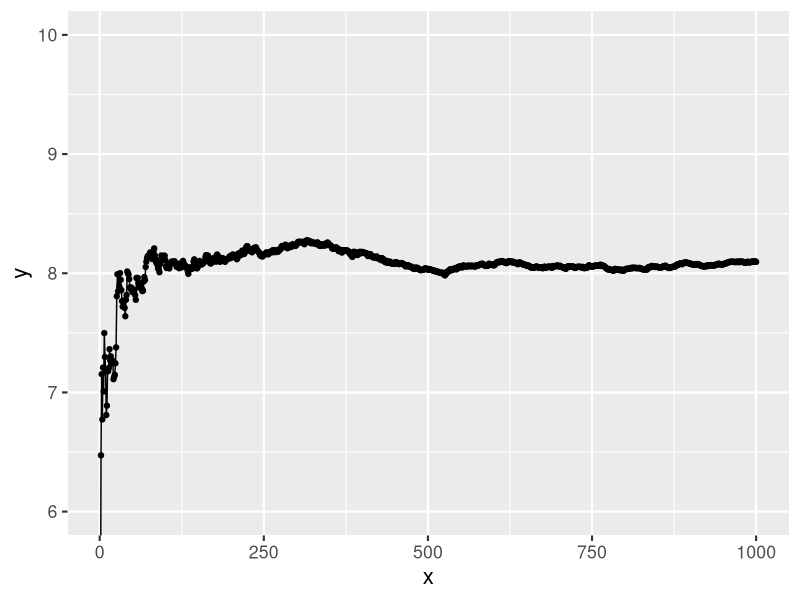
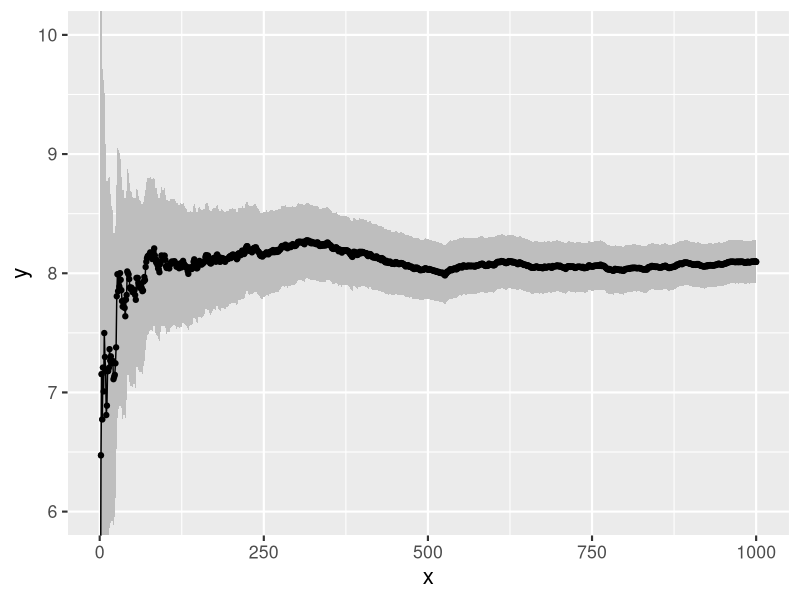
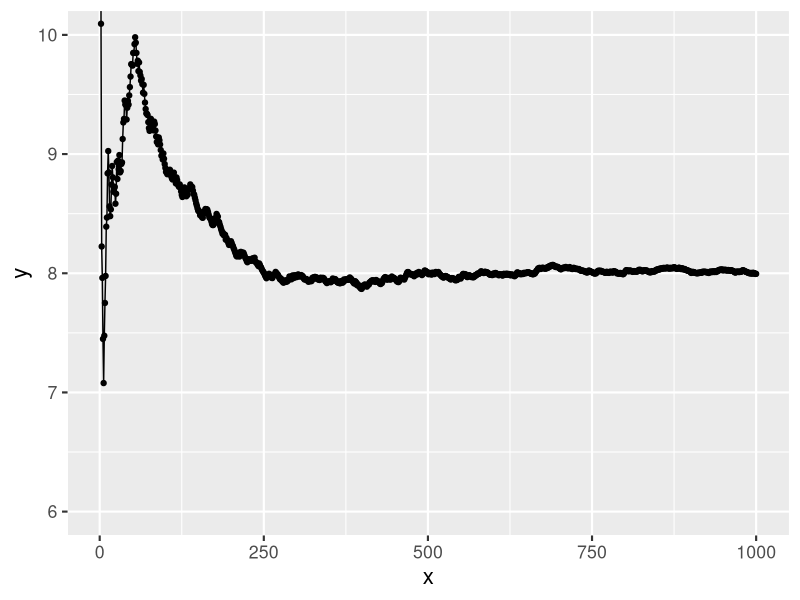
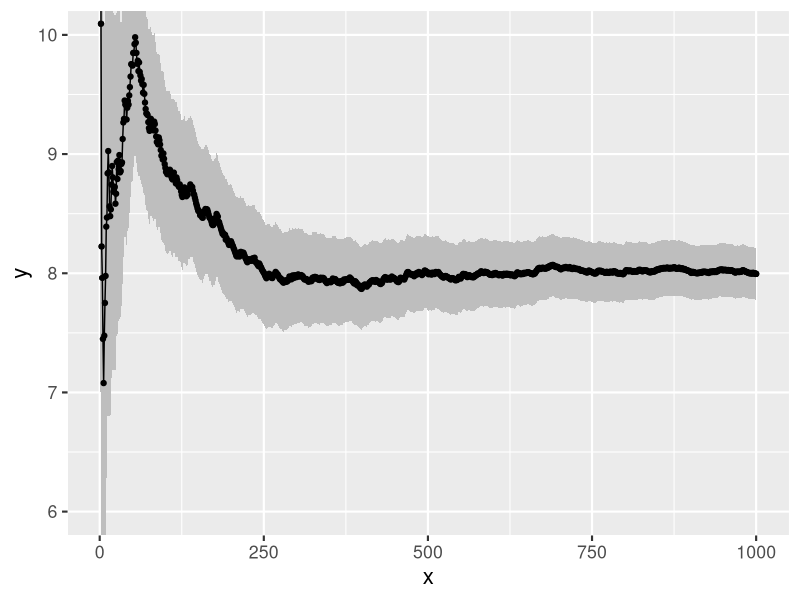
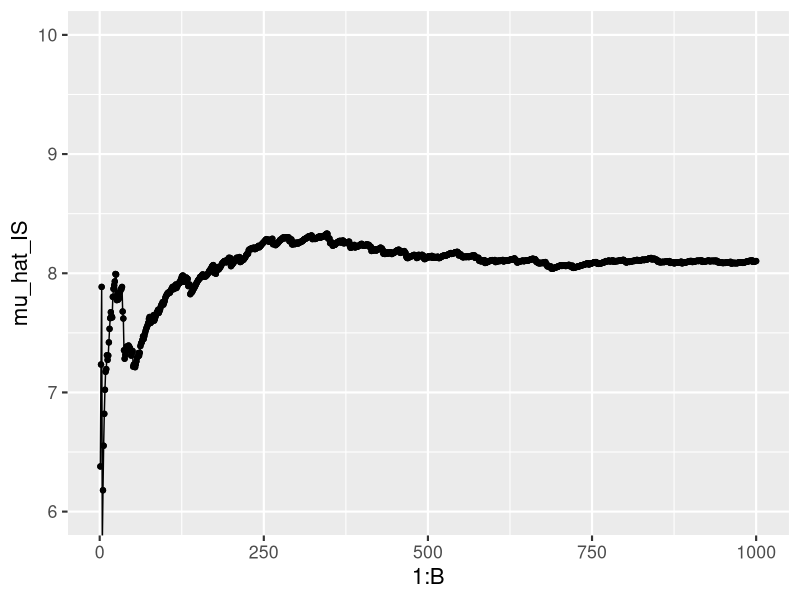
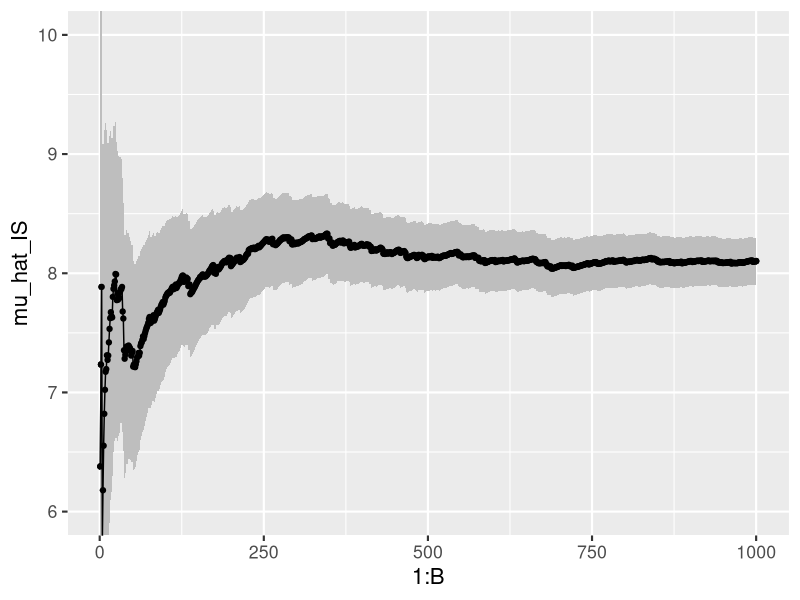

These charts were generated, in order, by the following R code: (Note: this script raises an error after producing the figures.)
## ---- chunk 1
knitr::knit_hooks$set(crop = knitr::hook_pdfcrop)

knitr::opts_chunk$set(
  fig.width = 8,
  fig.height = 5,
  fig.retina = 3,
  fig.align = "center",
  cache = FALSE,
  autodep = TRUE,
  dev.args = list(pointsize = 16),
  crop = TRUE
)

library(tidyverse)

old_options <- options(digits = 4)

theme_set(theme_grey(base_size = 16))
## ---- chunk 2
set.seed(1234)
B <- 1000
x <- rgamma(B, 8) # h(x) = x
mu_hat <- (cumsum(x) / (1:B))
sigma_hat <- sd(x)
mu_hat[B] # Theoretical value 8
sigma_hat # Theoretical value sqrt(8) = 2.8284
## ---- chunk 3
p <- ggplot(tibble(x = 1:B, y = mu_hat), aes(x, y)) +
  geom_line() +
  geom_point() +
  coord_cartesian(ylim = c(6, 10))
p
## ---- chunk 4
p + geom_ribbon(
  aes(
    ymin = mu_hat - 1.96 * sigma_hat / sqrt(1:B),
    ymax = mu_hat + 1.96 * sigma_hat / sqrt(1:B)
  ),
  fill = "gray"
) + geom_line() + geom_point()
## ---- chunk 5
set.seed(1234)
B <- 1000
x <- rnorm(B, 10, 3)
w_star <- dgamma(x, 8) / dnorm(x, 10, 3) #<<
mu_hat_IS <- (cumsum(x * w_star) / (1:B))
mu_hat_IS[B] # Theoretical value 8
## ---- chunk 6
p <- ggplot(
  tibble(x = 1:B, y = mu_hat_IS),
  aes(x, y)
) +
  geom_line() +
  geom_point() +
  coord_cartesian(ylim = c(6, 10))
p
## ---- chunk 7
sigma_hat_IS <- sd(x * w_star)
sigma_hat_IS # Theoretical value ??
## ---- chunk 8
p + geom_ribbon(
  aes(
    ymin = mu_hat_IS - 1.96 * sigma_hat_IS / sqrt(1:B),
    ymax = mu_hat_IS + 1.96 * sigma_hat_IS / sqrt(1:B)
  ),
  fill = "gray"
) + geom_line() + geom_point()
## ---- chunk 9
set.seed(1234)
B <- 1000
x <- rnorm(B, 10, 3)
w_star <- numeric(B)
x_pos <- x[x > 0]
w_star[x > 0] <- exp((x_pos - 10)^2 / 18 - x_pos + 7 * log(x_pos))
mu_hat_IS <- cumsum(x * w_star) / cumsum(w_star)
mu_hat_IS[B] # Theoretical value 8
## ---- chunk 10
p <- qplot(1:B, mu_hat_IS) +
  geom_line() +
  geom_point() +
  coord_cartesian(ylim = c(6, 10))
p
## ---- chunk 11
c_hat <- mean(w_star)
sigma_hat_IS <- sd(x * w_star)
sigma_hat_w_star <- sd(w_star)
gamma_hat <- cov(x * w_star, w_star)
sigma_hat_IS_w <- sqrt(sigma_hat_IS^2 + mu_hat_IS[B]^2 * sigma_hat_w_star^2 -
  2 * mu_hat_IS[B] * gamma_hat) / c_hat
sigma_hat_IS_w
## ---- chunk 12
p + geom_ribbon(
  aes(
    ymin = mu_hat_IS - 1.96 * sigma_hat_IS_w / sqrt(1:B),
    ymax = mu_hat_IS + 1.96 * sigma_hat_IS_w / sqrt(1:B)
  ),
  fill = "gray"
) + geom_line() + geom_point()
## ---- chunk 13
knitr::include_graphics("images/networkfig.png")
## ---- chunk 14
A <- matrix(0, 10, 10)
A[1, c(2, 4, 5)] <- 1
A[2, c(1, 3, 6)] <- 1
A[3, c(2, 6, 7, 8, 10)] <- 1
A[4, c(1, 5, 8)] <- 1
A[5, c(1, 4, 8, 9)] <- 1
A[6, c(2, 3, 7, 10)] <- 1
A[7, c(3, 6, 10)] <- 1
A[8, c(3, 4, 5, 9)] <- 1
A[9, c(5, 8, 10)] <- 1
A[10, c(3, 6, 7, 9)] <- 1
A # Graph adjacency matrix
## ---- chunk 15
Aup <- A
Aup[lower.tri(Aup)] <- 0
## ---- chunk 16
discon <- function(Aup) {
  A <- Matrix::forceSymmetric(Aup, "U")
  i <- 3
  Apow <- A %*% A %*% A # A^3

  while (Apow[1, 10] == 0 && i < 9) {
    Apow <- Apow %*% A
    i <- i + 1
  }

  Apow[1, 10] == 0 # TRUE if nodes 1 and 10 are not connected
}
## ---- chunk 17
sim_net <- function(Aup, p) {
  ones <- which(Aup == 1)
  Aup[ones] <- sample(
    c(0, 1),
    length(ones),
    replace = TRUE,
    prob = c(p, 1 - p)
  )
  Aup
}
## ---- chunk 18
bench::bench_time(replicate(1e5, sim_net(Aup, 0.5)))
## ---- chunk 19
set.seed(27092016)
n <- 1e5
tmp <- replicate(n, discon(sim_net(Aup, 0.05)))
mu_hat <- mean(tmp)
mu_hat
## ---- chunk 20
mu_hat + 1.96 * sqrt(mu_hat * (1 - mu_hat) / n) * c(-1, 0, 1)
## ---- chunk 21
weights <- function(Aup, Aup0, p0, p) {
  w <- discon(Aup0)
  if (w) {
    s <- sum(Aup0)
    w <- (p / p0)^18 * (p0 * (1 - p) / (p * (1 - p0)))^s
  }
  as.numeric(w)
}
## ---- chunk 22
tmp <- replicate(n, weights(Aup, sim_net(Aup, 0.2), 0.2, 0.05))
mu_hat_IS <- mean(tmp)
mu_hat_IS
## ---- chunk 23
mu_hat_IS + 1.96 * sd(tmp) / sqrt(n) * c(-1, 0, 1)
## ---- chunk 24
c(sd(tmp), sqrt(mu_hat * (1 - mu_hat))) # The estimated standard deviations
## ---- chunk 25
mu_hat * (1 - mu_hat) / var(tmp)
## ---- chunk 26
ones <- which(Aup == 1)
Atmp <- Aup
p <- 0.05
prob <- numeric(2^18)
for (i in 0:(2^18 - 1)) {
  on <- as.numeric(intToBits(i)[1:18])
  Atmp[ones] <- on
  if (discon(Atmp)) {
    s <- sum(on)
    prob[i + 1] <- p^(18 - s) * (1 - p)^s
  }
}
## ---- chunk 27
sum(prob) # True value
# MC estimate and interval
mu_hat + 1.96 * sqrt(mu_hat * (1 - mu_hat) / n) * c(-1, 0, 1)
# IS estimate and interval
mu_hat_IS + 1.96 * sd(tmp) / sqrt(n) * c(-1, 0, 1)
## ---- chunk 28
h <- function(x, alpha = 0.1) {
  p <- length(x)
  tmp <- alpha * x[1L:(p - 1L)]
  exp(-sum((tmp / 2.0 - x[2L:p]) * tmp))
}
## ---- chunk 29
n <- 10000 # The number of random variables to generate
p <- 100 # The dimension of each random variable
alpha <- 0.2
evaluations <- numeric(n)
set.seed(123)

for (i in 1:n) {
  x <- rnorm(p)
  evaluations[i] <- h(x, alpha = alpha)
}
## ---- chunk 30
plot(cumsum(evaluations) / 1:n, pch = 20)
abline(h = 1, col = "red")
mu_hat <- cumsum(evaluations) / 1:n
sigma_hat <- sd(evaluations)
lines(1:n, mu_hat + 1.96 * sigma_hat / sqrt(1:n))
lines(1:n, mu_hat - 1.96 * sigma_hat / sqrt(1:n))
## ---- chunk 31
alpha <- 0.4 #<<
evaluations <- numeric(n)
set.seed(123)

for (i in 1:n) {
  x <- rnorm(p)
  evaluations[i] <- h(x, alpha = alpha)
}
## ---- chunk 32
plot(cumsum(evaluations) / 1:n, pch = 20)
abline(h = 1, col = "red")
mu_hat <- cumsum(evaluations) / 1:n
sigma_hat <- sd(evaluations)
lines(1:n, mu_hat + 1.96 * sigma_hat / sqrt(1:n))
lines(1:n, mu_hat - 1.96 * sigma_hat / sqrt(1:n))
## ---- chunk 33
options(digits = old_options$digits)
